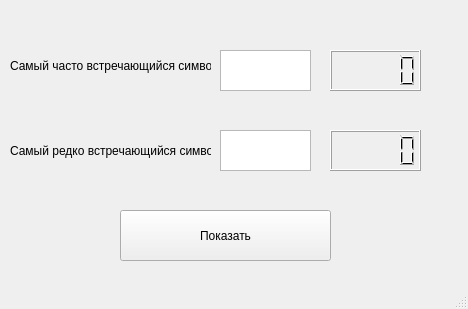
<?xml version="1.0" encoding="UTF-8"?>
<ui version="4.0">
 <class>MainWindow</class>
 <widget class="QMainWindow" name="MainWindow">
  <property name="geometry">
   <rect>
    <x>0</x>
    <y>0</y>
    <width>468</width>
    <height>309</height>
   </rect>
  </property>
  <property name="windowTitle">
   <string>Файловая статистика 2</string>
  </property>
  <widget class="QWidget" name="centralwidget">
   <widget class="QLabel" name="label">
    <property name="geometry">
     <rect>
      <x>10</x>
      <y>50</y>
      <width>201</width>
      <height>31</height>
     </rect>
    </property>
    <property name="text">
     <string>Самый часто встречающийся символ</string>
    </property>
   </widget>
   <widget class="QLabel" name="label_2">
    <property name="geometry">
     <rect>
      <x>10</x>
      <y>130</y>
      <width>201</width>
      <height>41</height>
     </rect>
    </property>
    <property name="text">
     <string>Самый редко встречающийся символ</string>
    </property>
   </widget>
   <widget class="QLCDNumber" name="lcdNumber">
    <property name="geometry">
     <rect>
      <x>330</x>
      <y>50</y>
      <width>91</width>
      <height>41</height>
     </rect>
    </property>
   </widget>
   <widget class="QLCDNumber" name="lcdNumber_2">
    <property name="geometry">
     <rect>
      <x>330</x>
      <y>130</y>
      <width>91</width>
      <height>41</height>
     </rect>
    </property>
   </widget>
   <widget class="QTextEdit" name="textEdit">
    <property name="geometry">
     <rect>
      <x>220</x>
      <y>50</y>
      <width>91</width>
      <height>41</height>
     </rect>
    </property>
    <property name="font">
     <font>
      <pointsize>18</pointsize>
      <weight>75</weight>
      <bold>true</bold>
     </font>
    </property>
    <property name="html">
     <string>&lt;!DOCTYPE HTML PUBLIC &quot;-//W3C//DTD HTML 4.0//EN&quot; &quot;http://www.w3.org/TR/REC-html40/strict.dtd&quot;&gt;
&lt;html&gt;&lt;head&gt;&lt;meta name=&quot;qrichtext&quot; content=&quot;1&quot; /&gt;&lt;style type=&quot;text/css&quot;&gt;
p, li { white-space: pre-wrap; }
&lt;/style&gt;&lt;/head&gt;&lt;body style=&quot; font-family:'MS Shell Dlg 2'; font-size:18pt; font-weight:600; font-style:normal;&quot;&gt;
&lt;p style=&quot;-qt-paragraph-type:empty; margin-top:0px; margin-bottom:0px; margin-left:0px; margin-right:0px; -qt-block-indent:0; text-indent:0px;&quot;&gt;&lt;br /&gt;&lt;/p&gt;&lt;/body&gt;&lt;/html&gt;</string>
    </property>
   </widget>
   <widget class="QTextEdit" name="textEdit_2">
    <property name="geometry">
     <rect>
      <x>220</x>
      <y>130</y>
      <width>91</width>
      <height>41</height>
     </rect>
    </property>
    <property name="font">
     <font>
      <pointsize>18</pointsize>
      <weight>75</weight>
      <bold>true</bold>
     </font>
    </property>
   </widget>
   <widget class="QPushButton" name="pushButton">
    <property name="geometry">
     <rect>
      <x>120</x>
      <y>210</y>
      <width>211</width>
      <height>51</height>
     </rect>
    </property>
    <property name="text">
     <string>Показать</string>
    </property>
   </widget>
  </widget>
  <widget class="QMenuBar" name="menubar">
   <property name="geometry">
    <rect>
     <x>0</x>
     <y>0</y>
     <width>468</width>
     <height>21</height>
    </rect>
   </property>
  </widget>
  <widget class="QStatusBar" name="statusbar"/>
 </widget>
 <resources/>
 <connections/>
</ui>
